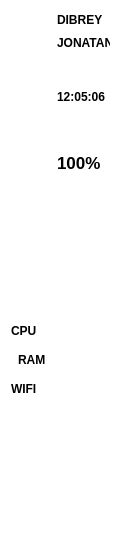
     <widget class="QWidget" name="icon_name" native="true">
      <property name="minimumSize">
       <size>
        <width>121</width>
        <height>541</height>
       </size>
      </property>
      <property name="maximumSize">
       <size>
        <width>121</width>
        <height>700</height>
       </size>
      </property>
      <property name="styleSheet">
       <string notr="true">QWidget{
	background-color: rgb(255,255,255);


}

QPushButton{
 text-align: left;
border: None ;
border-radius: 15px;

}

QPushButton:checked{
background-color:rgb(31,149,239);
}
/*QWidget{
	background-color: rgb(31, 149, 239);

}

QPushButton{
 text-align: left;
border:none;
padding-left: 10px ;
border-radius: 15px;
}
QPushButton:checked{
background-color:rgb(255,255,255);
}*/</string>
      </property>
      <layout class="QVBoxLayout" name="verticalLayout_5">
       <item>
        <layout class="QHBoxLayout" name="horizontalLayout_3">
         <item>
          <widget class="QLabel" name="label_2">
           <property name="minimumSize">
            <size>
             <width>40</width>
             <height>40</height>
            </size>
           </property>
           <property name="maximumSize">
            <size>
             <width>40</width>
             <height>40</height>
            </size>
           </property>
           <property name="text">
            <string/>
           </property>
           <property name="pixmap">
            <pixmap resource="ressource.qrc">:/icons/profile.jpg</pixmap>
           </property>
           <property name="scaledContents">
            <bool>true</bool>
           </property>
          </widget>
         </item>
         <item>
          <layout class="QVBoxLayout" name="verticalLayout">
           <item>
            <widget class="QLabel" name="label_3">
             <property name="font">
              <font>
               <weight>75</weight>
               <bold>true</bold>
              </font>
             </property>
             <property name="text">
              <string>DIBREY </string>
             </property>
            </widget>
           </item>
           <item>
            <widget class="QLabel" name="label_10">
             <property name="font">
              <font>
               <weight>75</weight>
               <bold>true</bold>
              </font>
             </property>
             <property name="text">
              <string>JONATAN</string>
             </property>
            </widget>
           </item>
          </layout>
         </item>
        </layout>
       </item>
       <item>
        <spacer name="horizontalSpacer_8">
         <property name="orientation">
          <enum>Qt::Horizontal</enum>
         </property>
         <property name="sizeHint" stdset="0">
          <size>
           <width>94</width>
           <height>20</height>
          </size>
         </property>
        </spacer>
       </item>
       <item>
        <layout class="QHBoxLayout" name="horizontalLayout">
         <item>
          <widget class="QLabel" name="label_6">
           <property name="minimumSize">
            <size>
             <width>40</width>
             <height>40</height>
            </size>
           </property>
           <property name="maximumSize">
            <size>
             <width>40</width>
             <height>40</height>
            </size>
           </property>
           <property name="text">
            <string/>
           </property>
           <property name="pixmap">
            <pixmap resource="ressource.qrc">:/icons/clock.png</pixmap>
           </property>
           <property name="scaledContents">
            <bool>true</bool>
           </property>
          </widget>
         </item>
         <item>
          <widget class="QLabel" name="time_label">
           <property name="font">
            <font>
             <pointsize>9</pointsize>
             <weight>75</weight>
             <bold>true</bold>
            </font>
           </property>
           <property name="text">
            <string>12:05:06</string>
           </property>
          </widget>
         </item>
        </layout>
       </item>
       <item>
        <spacer name="horizontalSpacer_9">
         <property name="orientation">
          <enum>Qt::Horizontal</enum>
         </property>
         <property name="sizeHint" stdset="0">
          <size>
           <width>94</width>
           <height>20</height>
          </size>
         </property>
        </spacer>
       </item>
       <item>
        <layout class="QHBoxLayout" name="horizontalLayout_2">
         <item>
          <widget class="QLabel" name="label_8">
           <property name="minimumSize">
            <size>
             <width>40</width>
             <height>40</height>
            </size>
           </property>
           <property name="maximumSize">
            <size>
             <width>40</width>
             <height>40</height>
            </size>
           </property>
           <property name="text">
            <string/>
           </property>
           <property name="pixmap">
            <pixmap resource="ressource.qrc">:/icons/battery.png</pixmap>
           </property>
           <property name="scaledContents">
            <bool>true</bool>
           </property>
          </widget>
         </item>
         <item>
          <widget class="QLabel" name="Battery_label">
           <property name="font">
            <font>
             <pointsize>13</pointsize>
             <weight>75</weight>
             <bold>true</bold>
            </font>
           </property>
           <property name="text">
            <string>100%</string>
           </property>
          </widget>
         </item>
        </layout>
       </item>
       <item>
        <spacer name="verticalSpacer">
         <property name="orientation">
          <enum>Qt::Vertical</enum>
         </property>
         <property name="sizeHint" stdset="0">
          <size>
           <width>20</width>
           <height>94</height>
          </size>
         </property>
        </spacer>
       </item>
       <item>
        <layout class="QVBoxLayout" name="verticalLayout_3">
         <property name="spacing">
          <number>15</number>
         </property>
         <property name="leftMargin">
          <number>0</number>
         </property>
         <property name="rightMargin">
          <number>0</number>
         </property>
         <item>
          <widget class="QPushButton" name="CPU_button_2">
           <property name="font">
            <font>
             <weight>75</weight>
             <bold>true</bold>
            </font>
           </property>
           <property name="text">
            <string>CPU</string>
           </property>
           <property name="icon">
            <iconset resource="ressource.qrc">
             <normaloff>:/icons/cpu.png</normaloff>:/icons/cpu.png</iconset>
           </property>
           <property name="iconSize">
            <size>
             <width>40</width>
             <height>40</height>
            </size>
           </property>
           <property name="checkable">
            <bool>true</bool>
           </property>
           <property name="autoExclusive">
            <bool>true</bool>
           </property>
          </widget>
         </item>
         <item>
          <widget class="QPushButton" name="RAM_button_2">
           <property name="font">
            <font>
             <weight>75</weight>
             <bold>true</bold>
            </font>
           </property>
           <property name="styleSheet">
            <string notr="true">QPushButton{

padding-left: 7px;
}</string>
           </property>
           <property name="text">
            <string>RAM</string>
           </property>
           <property name="icon">
            <iconset resource="ressource.qrc">
             <normaloff>:/icons/ram.png</normaloff>:/icons/ram.png</iconset>
           </property>
           <property name="iconSize">
            <size>
             <width>30</width>
             <height>30</height>
            </size>
           </property>
           <property name="checkable">
            <bool>true</bool>
           </property>
           <property name="autoExclusive">
            <bool>true</bool>
           </property>
          </widget>
         </item>
         <item>
          <widget class="QPushButton" name="WIFI_button_2">
           <property name="font">
            <font>
             <weight>75</weight>
             <bold>true</bold>
            </font>
           </property>
           <property name="text">
            <string>WIFI</string>
           </property>
           <property name="icon">
            <iconset resource="ressource.qrc">
             <normaloff>:/icons/wifi.png</normaloff>:/icons/wifi.png</iconset>
           </property>
           <property name="iconSize">
            <size>
             <width>40</width>
             <height>40</height>
            </size>
           </property>
           <property name="checkable">
            <bool>true</bool>
           </property>
           <property name="autoExclusive">
            <bool>true</bool>
           </property>
          </widget>
         </item>
        </layout>
       </item>
       <item>
        <spacer name="verticalSpacer_8">
         <property name="orientation">
          <enum>Qt::Vertical</enum>
         </property>
         <property name="sizeHint" stdset="0">
          <size>
           <width>20</width>
           <height>94</height>
          </size>
         </property>
        </spacer>
       </item>
      </layout>
     </widget>
